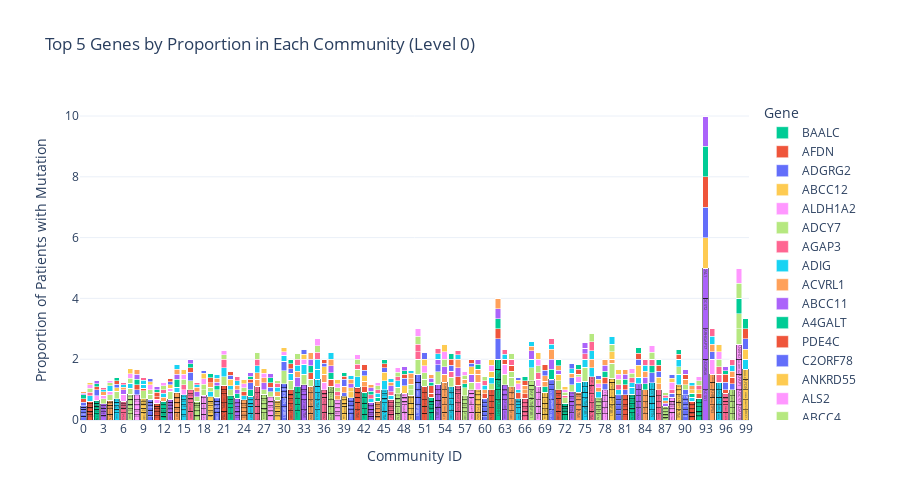

The notebook cell saved with this chart:
### Code cell
def plot_top5_genes_per_community_plotly(df_with_community, mutation_df, level=0):
    # Merge mutation data with community assignments
    merged = mutation_df.merge(
        df_with_community[df_with_community['level'] == level][['patientId', 'community_id']],
        on='patientId', how='inner'
    )

    # Count gene occurrences per community
    gene_counts = merged.groupby(['community_id', 'hugoGeneSymbol'])['patientId'].nunique().reset_index(name='count')

    # Total patients per community
    total_patients_per_community = df_with_community[df_with_community['level'] == level].groupby('community_id')['patientId'].nunique()

    # Calculate proportion for each gene in each community
    gene_counts['proportion'] = gene_counts.apply(
        lambda row: row['count'] / total_patients_per_community.loc[row['community_id']], axis=1
    )

    # For each community, get top 5 genes by proportion
    top_genes_per_community = gene_counts.groupby('community_id').apply(
        lambda x: x.nlargest(5, 'proportion')
    ).reset_index(drop=True)

    # Prepare data for Plotly: each gene-community pair is a bar segment
    communities = sorted(top_genes_per_community['community_id'].unique())
    fig = go.Figure()
    for community in communities:
        comm_df = top_genes_per_community[top_genes_per_community['community_id'] == community]
        # Sort by proportion for nice stacking
        comm_df = comm_df.sort_values('proportion', ascending=False)
        fig.add_trace(go.Bar(
            x=[str(community)]*len(comm_df),
            y=comm_df['proportion'],
            name=f"Community {community}",
            text=comm_df['hugoGeneSymbol'],
            customdata=comm_df['hugoGeneSymbol'],
            hovertemplate='Community: %{x}<br>Gene: %{customdata}<br>Proportion: %{y:.2f}<extra></extra>',
            marker=dict(line=dict(width=0.5, color='black'))
        ))

    # Now stack by gene, not by community, so we need to plot each gene as a trace
    # Instead, let's pivot so each gene is a trace, and missing genes are zero
    pivot = top_genes_per_community.pivot(index='community_id', columns='hugoGeneSymbol', values='proportion').fillna(0)
    # Only keep genes that are in the top 5 for any community
    top_genes = top_genes_per_community['hugoGeneSymbol'].unique()
    for gene in top_genes:
        fig.add_trace(go.Bar(
            x=pivot.index.astype(str),
            y=pivot[gene] if gene in pivot.columns else [0]*len(pivot),
            name=gene,
            hovertemplate='Community: %{x}<br>Gene: '+gene+'<br>Proportion: %{y:.2f}<extra></extra>',
        ))

    fig.update_layout(
        barmode='stack',
        title=f"Top 5 Genes by Proportion in Each Community (Level {level})",
        xaxis_title="Community ID",
        yaxis_title="Proportion of Patients with Mutation",
        legend_title="Gene",
        width=900,
        height=500
    )
    fig.show()

# Usage:
plot_top5_genes_per_community_plotly(df_with_community, mutation_df, level=0)
